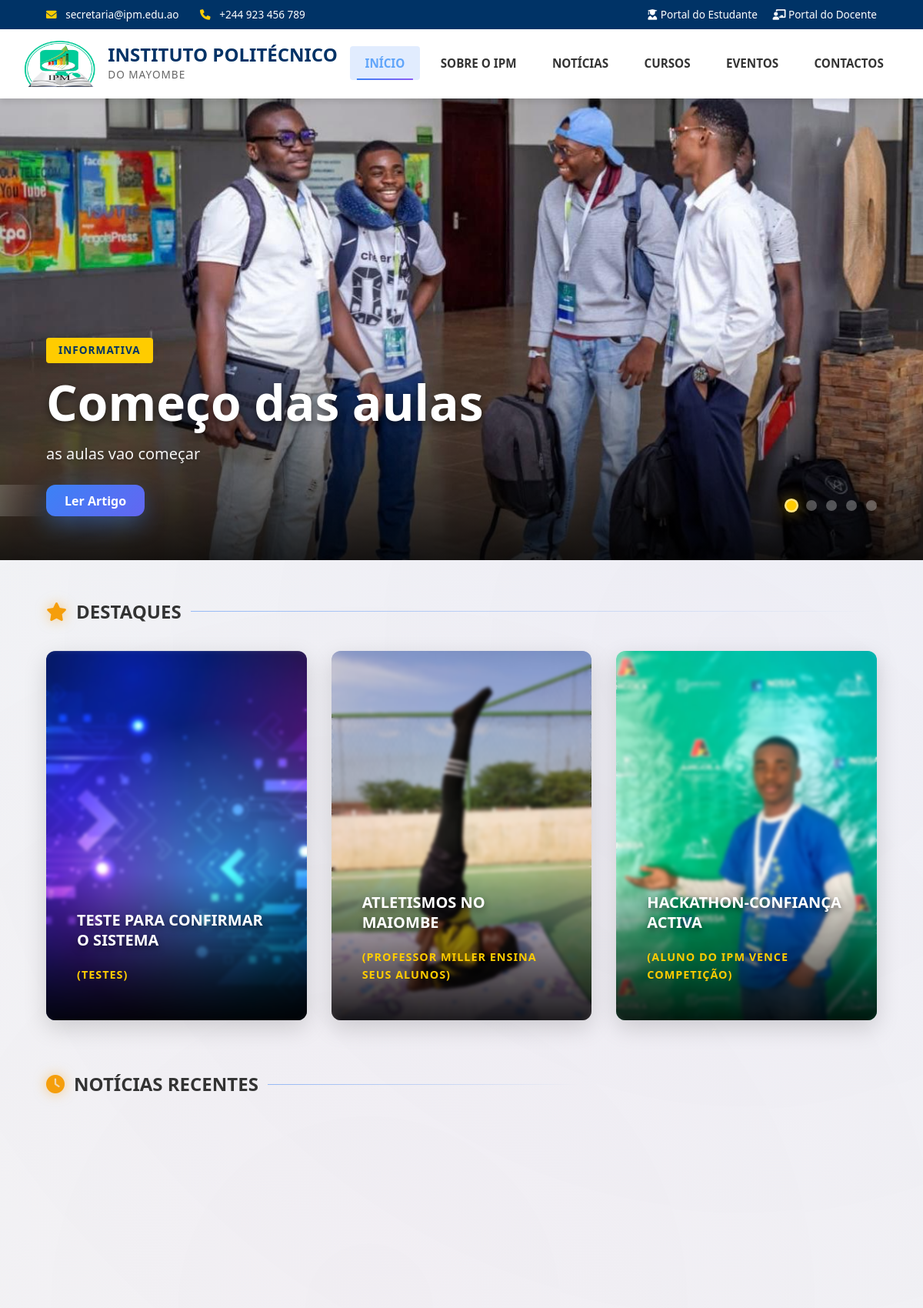
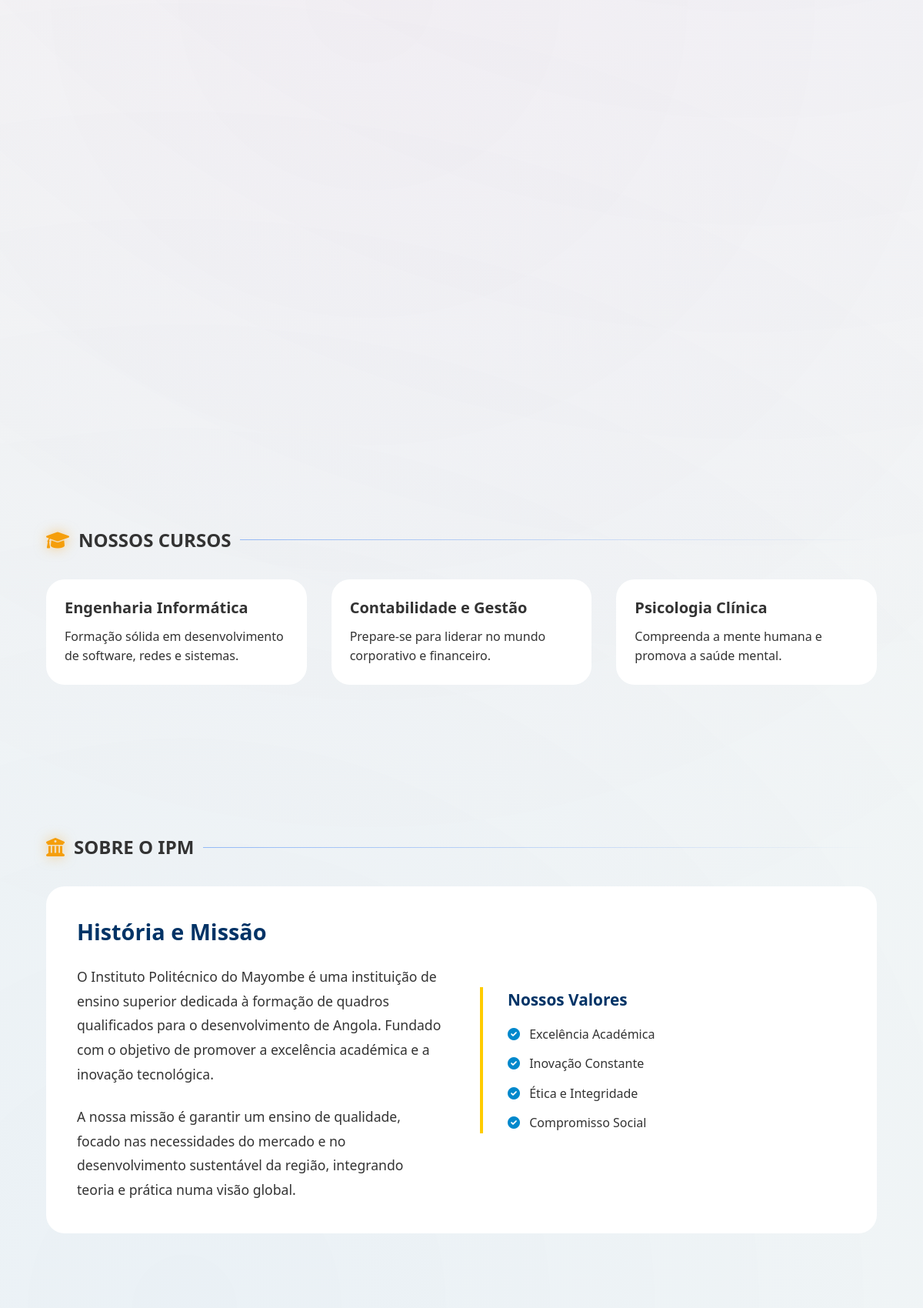
The page / (upper part) on the database its author committed (2 pictures, top to bottom).
### pages/models.py (models this page shows, shortened)
class Noticia(models.Model):
    id=models.UUIDField(default=uuid.uuid4, editable=False, primary_key=True)
    titulo = models.CharField(max_length=255 , blank=False, null=False, verbose_name='Título')
    subtitulo = models.CharField(max_length=255, blank=True, null=True ,verbose_name='Subtitulo')
    conteudo = models.TextField( blank=False, null=False,verbose_name='Conteúdo')
    imagem = models.ImageField(upload_to='static/uploads/images/', blank=True, null=True ,   verbose_name='Imagem')
    autor = models.CharField(max_length=150 , blank=False, null=False, verbose_name='Autor')
    categoria=models.ForeignKey(Categoria,on_delete=models.PROTECT)
    publicado_em = models.DateTimeField(auto_now_add=True , blank=False, null=False,verbose_name='Data de Publicação')
    atualizado_em = models.DateTimeField(auto_now=True , blank=False, null=False,verbose_name='Data de Actualização')
    status = models.BooleanField(default=True , blank=False, null=False)  # ativo/inativo
    class Meta:
        verbose_name = "Notícia"
        verbose_name_plural = "Notícias"
        ordering = ['-publicado_em']          # mais recentes primeiro
        db_table = 'noticias'
        get_latest_by = 'publicado_em'
        permissions = [
            ("pode_publicar", "Pode publicar notícias"),
        ]

class Categoria(models.Model):
    id=models.UUIDField(default=uuid.uuid4, editable=False, primary_key=True)
    categoria=models.CharField(max_length=255,verbose_name='Categoria',null=False,blank=False)
    criado_em=models.DateTimeField(auto_now_add=True,blank=False,null=False,verbose_name='Data de Criação')
    class Meta:
        verbose_name='Categoria'
        verbose_name_plural='Categorias'
        ordering=['categoria']
        get_latest_by='criado_em'

### pages/views.py (the view)
# urls.py: path('', IndexView.as_view(), name='index'),
class IndexView(ListView):
    template_name = 'pages/index.html'
    model = Noticia
    context_object_name = 'noticias'
    def get_queryset(self):
        return Noticia.objects.filter(status=True)
    def get_context_data(self, **kwargs):
        context = super().get_context_data(**kwargs)
        from .models import Evento
        from django.utils import timezone
        context['banner_noticias'] = Noticia.objects.filter(status=True).order_by('-publicado_em')[:5]
        context['eventos'] = Evento.objects.filter(data__gte=timezone.now().date()).order_by('data')[:5]
        return context

### pages/templates/pages/index.html (shortened to what this page needs)
{% load static %}
<!DOCTYPE html>
<html lang="pt-br">
<head>
    <link rel="stylesheet" href="{% static 'css/styles.css' %}">
    <link rel="stylesheet" href="{% static 'css/animations.css' %}">
    <link rel="stylesheet" href="https://cdnjs.cloudflare.com/ajax/libs/font-awesome/6.0.0-beta3/css/all.min.css">
</head>
<body>
    <header class="main-header">
        <div class="header-top-bar">
            <div class="container header-top-inner">
                <div class="header-contact">
                    <span><i class="fas fa-envelope"></i> secretaria@ipm.edu.ao</span>
                    <span><i class="fas fa-phone"></i> +244 923 456 789</span>
                </div>
                <div class="header-links">
                    <a href="#" style="margin-left: 1rem;"><i class="fas fa-user-graduate"></i> Portal do Estudante</a>
                    <a href="#" style="margin-left: 1rem;"><i class="fas fa-chalkboard-teacher"></i> Portal do Docente</a>
                </div>
            </div>
        </div>
        <div class="container header-main">
            <a href="{% url 'pages:index' %}" class="logo">
                <img src="{% static 'images/logo_ipm2.png' %}" alt="IPM Logo"
                    onerror="this.src='https://via.placeholder.com/60?text=IPM'">
                <div class="logo-text">
                    <span class="logo-title">INSTITUTO POLITÉCNICO</span>
                    <span class="logo-subtitle">DO MAYOMBE</span>
                </div>
            </a>
            <nav class="main-nav">
                <ul>
                    <li><a href="{% url 'pages:index' %}" class="active">Início</a></li>
                    <li><a href="{% url 'pages:index' %}#sobre">Sobre o IPM</a></li>
                    <li><a href="{% url 'pages:notice' %}">Notícias</a></li>
                    <li><a href="{% url 'pages:index' %}#cursos">Cursos</a></li>
                    <li><a href="{% url 'pages:eventos' %}">Eventos</a></li>
                    <li><a href="{% url 'pages:index' %}#contactos">Contactos</a></li>
                </ul>
            </nav>
        </div>
    </header>
    {% block content %}
    <section class="slider-section">
        <div class="slider-container" id="heroSlider">
            {% for noticia in banner_noticias %}
            <div class="slide {% if forloop.first %}active{% endif %}">
                <img src="{% if noticia.imagem %}{{ noticia.imagem.url }}{% else %}{% static 'images/hero-fallback.jpg' %}{% endif %}" alt="{{ noticia.titulo }}">
                <div class="slide-overlay"></div>
                <div class="slide-content">
                    <span class="slide-badge">{{ noticia.categoria.categoria }}</span>
                    <h1><a href="{% url 'pages:noticia_detail' noticia.id %}" style="color: white;">{{ noticia.titulo }}</a></h1>
                    <p>{{ noticia.subtitulo|default:noticia.conteudo|striptags }}</p>
                    <a href="{% url 'pages:noticia_detail' noticia.id %}" class="btn-primary" style="background: var(--uan-red); border: none; padding: 0.6rem 1.5rem;">Ler Artigo</a>
                </div>
            </div>
            {% endfor %}
            <div class="slider-nav">
                {% for noticia in banner_noticias %}
                <div class="slider-dot {% if forloop.first %}active{% endif %}" data-index="{{ forloop.counter0 }}"></div>
                {% endfor %}
            </div>
        </div>
    </section>
    <main class="container">
        <h2 class="section-title"><i class="fas fa-star"></i> DESTAQUES</h2>
        <section class="highlight-cards">
            {% for noticia in noticias|slice:"1:4" %}
            <article class="card news-card">
                <img src="{% if noticia.imagem %}{{ noticia.imagem.url }}{% else %}{% static 'images/card-fallback.jpg' %}{% endif %}"
                     alt="{{ noticia.titulo }}" class="news-card-bg"
                     onerror="this.src='https://via.placeholder.com/400x300?text=Alpha+News'">
                <div class="news-card-overlay">
                    <div class="news-card-content">
                        <h3 class="news-title">{{ noticia.titulo }}</h3>
                        <p class="news-subtitle">
                            {% if noticia.subtitulo %}
                                ({{ noticia.subtitulo }})
                            {% else %}
                                {{ noticia.categoria.categoria }}
                            {% endif %}
                        </p>
                    </div>
                </div>
            </article>
            {% empty %}
            <p>Nenhuma notícia em destaque no momento.</p>
            {% endfor %}
        </section>
        <div class="main-wrapper">
            <section class="recent-news">
                <h2 class="section-title"><i class="fas fa-clock"></i> NOTÍCIAS RECENTES</h2>
                <div class="news-list">
                </div>
            </section>
            <aside class="sidebar">
            </aside>
        </div>
        <section id="cursos" class="home-section" style="padding: 4rem 0; border-top: 1px solid var(--glass-border);">
            <h2 class="section-title"><i class="fas fa-graduation-cap"></i> NOSSOS CURSOS</h2>
            <div class="highlight-cards">
                <article class="card">
                    <div class="card-content">
                        <h3>Engenharia Informática</h3>
                        <p>Formação sólida em desenvolvimento de software, redes e sistemas.</p>
                    </div>
                </article>
                <article class="card">
                    <div class="card-content">
                        <h3>Contabilidade e Gestão</h3>
                        <p>Prepare-se para liderar no mundo corporativo e financeiro.</p>
                    </div>
                </article>
                <article class="card">
                    <div class="card-content">
                        <h3>Psicologia Clínica</h3>
                        <p>Compreenda a mente humana e promova a saúde mental.</p>
                    </div>
                </article>
            </div>
        </section>
        <section id="sobre" class="home-section" style="padding: 4rem 0; border-top: 1px solid var(--glass-border);">
            <h2 class="section-title"><i class="fas fa-university"></i> SOBRE O IPM</h2>
            <article class="card" style="padding: 2.5rem; background: var(--card-bg);">
                <div style="display: grid; grid-template-columns: repeat(auto-fit, minmax(300px, 1fr)); gap: 3rem; align-items: center;">
                    <div>
                        <h3 style="font-size: 1.8rem; margin-bottom: 1.5rem; color: var(--uan-blue);">História e Missão</h3>
                        <p style="font-size: 1.1rem; line-height: 1.8; margin-bottom: 1.5rem; color: var(--text-main);">
                            O Instituto Politécnico do Mayombe é uma instituição de ensino superior dedicada à formação de quadros qualificados para o desenvolvimento de Angola. Fundado com o objetivo de promover a excelência académica e a inovação tecnológica.
                        </p>
                        <p style="font-size: 1.1rem; line-height: 1.8; color: var(--text-main);">
                            A nossa missão é garantir um ensino de qualidade, focado nas necessidades do mercado e no desenvolvimento sustentável da região, integrando teoria e prática numa visão global.
                        </p>
                    </div>
                    <div style="border-left: 4px solid var(--uan-yellow); padding-left: 2rem;">
                        <h4 style="margin-bottom: 1rem; color: var(--uan-blue); font-size: 1.3rem;">Nossos Valores</h4>
                        <ul style="list-style: none;">
                            <li style="margin-bottom: 0.8rem;"><i class="fas fa-check-circle" style="color: var(--uan-light-blue); margin-right: 0.5rem;"></i> Excelência Académica</li>
                            <li style="margin-bottom: 0.8rem;"><i class="fas fa-check-circle" style="color: var(--uan-light-blue); margin-right: 0.5rem;"></i> Inovação Constante</li>
                            <li style="margin-bottom: 0.8rem;"><i class="fas fa-check-circle" style="color: var(--uan-light-blue); margin-right: 0.5rem;"></i> Ética e Integridade</li>
                            <li><i class="fas fa-check-circle" style="color: var(--uan-light-blue); margin-right: 0.5rem;"></i> Compromisso Social</li>
                        </ul>
                    </div>
                </div>
            </article>
        </section>
        <section id="contactos" class="home-section" style="padding: 4rem 0; border-top: 1px solid var(--glass-border); margin-bottom: 4rem;">
        </section>
    </main>
    {% endblock %}
</body>
</html>

### static/css/animations.css (style rules this page uses)
.card { position: relative; animation: fadeInUp 0.6s ease forwards; animation-delay: calc(var(--card-index, 0) * 0.1s); }
.card::before { content: ''; position: absolute; inset: -1px; background: linear-gradient(135deg, rgba(59, 130, 246, 0.4), transparent 50%); border-radius: inherit; z-index: -1; opacity: 0; transition: opacity 0.4s ease; }
.btn-read-more, .btn-primary { position: relative; overflow: hidden; background: linear-gradient(135deg, #3b82f6, #6366f1) !important; border: none; box-shadow: 0 10px 30px rgba(59, 130, 246, 0.4); transition: all 0.4s cubic-bezier(0.4, 0, 0.2, 1); }
.btn-read-more::before, .btn-primary::before { content: ''; position: absolute; top: 0; left: -100%; width: 100%; height: 100%; background: linear-gradient(90deg, transparent, rgba(255,255,255,0.2), transparent); transition: left 0.5s ease; }
.main-nav ul li a { position: relative; overflow: hidden; }
.main-nav ul li a::after { content: ''; position: absolute; bottom: 0; left: 50%; width: 0; height: 2px; background: linear-gradient(90deg, #3b82f6, #8b5cf6); transition: all 0.3s ease; transform: translateX(-50%); }
.main-nav ul li a:hover::after, .main-nav ul li a.active::after { width: 80%; }
.main-nav ul li a:hover, .main-nav ul li a.active { color: #60a5fa !important; background: rgba(59, 130, 246, 0.15) !important; }
.section-title { position: relative; }
.section-title i { color: #f59e0b; filter: drop-shadow(0 0 8px rgba(245, 158, 11, 0.5)); }
.section-title::after { background: linear-gradient(90deg, rgba(59, 130, 246, 0.5), transparent) !important; }
body::before { content: ''; position: fixed; top: 0; left: 0; width: 100%; height: 100%; background: radial-gradient(circle at 20% 80%, rgba(59, 130, 246, 0.05) 0%, transparent 50%), radial-gradient(circle at 80% 20%, rgba(139, 92, 246, 0.05) 0%, transparent 50%), radial-gradient(circle at 40% 40%, rgba(236, 72, 153, 0.03) 0%, transparent 50%); pointer-events: none; z-index: -1; }

### pages/templates/pages/index.html (style rules this page uses)
.slider-section { position: relative; height: 75vh; min-height: 500px; max-height: 750px; background-color: #000; overflow: hidden; }
.slide { position: absolute; inset: 0; opacity: 0; transition: opacity 1.2s ease-in-out; display: flex; align-items: flex-end; z-index: 1; }
.slide img { width: 100%; height: 100%; object-fit: cover; object-position: center 25%; position: absolute; top: 0; left: 0; z-index: -1; transition: transform 8s linear; transform: scale(1.1); }
.slide.active { opacity: 1; z-index: 2; }
.slide.active img { transform: scale(1); }
.slide-overlay { background: linear-gradient(to top, rgba(0, 0, 0, 0.85) 0%, rgba(0, 0, 0, 0.4) 25%, transparent 50%); position: absolute; inset: 0; z-index: 1; }
.slide-content { position: relative; z-index: 3; width: 100%; padding: 4rem 5%; color: #fff; max-width: 1200px; margin: 0 auto; }
.slide-badge { background-color: var(--uan-yellow); color: var(--uan-blue); padding: 0.35rem 1rem; font-weight: 700; font-size: 0.85rem; text-transform: uppercase; border-radius: 4px; display: inline-block; margin-bottom: 1rem; letter-spacing: 1px; }
.slide-content h1 { font-size: clamp(2.2rem, 6vw, 4rem); margin-bottom: 1rem; text-shadow: 0 4px 10px rgba(0,0,0,0.5); line-height: 1.1; font-weight: 800; }
.slide-content p { font-size: 1.25rem; margin-bottom: 2rem; max-width: 850px; color: rgba(255, 255, 255, 0.95); text-shadow: 0 2px 4px rgba(0,0,0,0.3); display: -webkit-box; -webkit-line-clamp: 3; line-clamp: 3; -webkit-box-orient: vertical; overflow: hidden; }
.slider-nav { position: absolute; bottom: 4rem; right: 5%; z-index: 10; display: flex; gap: 0.75rem; }
.slider-dot { width: 14px; height: 14px; border-radius: 50%; background: rgba(255,255,255,0.3); cursor: pointer; transition: all 0.4s cubic-bezier(0.175, 0.885, 0.32, 1.275); border: 2px solid transparent; }
.slider-dot.active { background: var(--uan-yellow); transform: scale(1.3); border-color: rgba(255, 255, 255, 0.5); box-shadow: 0 0 15px rgba(255, 204, 0, 0.5); }

### rows shown on the page
Noticia: imagem (picture), categoria.categoria "INFORMATIVA", titulo "Começo das aulas", subtitulo "as aulas vao começar"
Noticia: imagem (picture), titulo "TESTE PARA CONFIRMAR O SISTEMA", subtitulo "TESTES"
Noticia: imagem (picture), titulo "ATLETISMOS NO MAIOMBE", subtitulo "PROFESSOR MILLER ENSINA SEUS ALUNOS"
Noticia: imagem (picture), titulo "HACKATHON-CONFIANÇA ACTIVA", subtitulo "ALUNO DO IPM VENCE COMPETIÇÃO"
